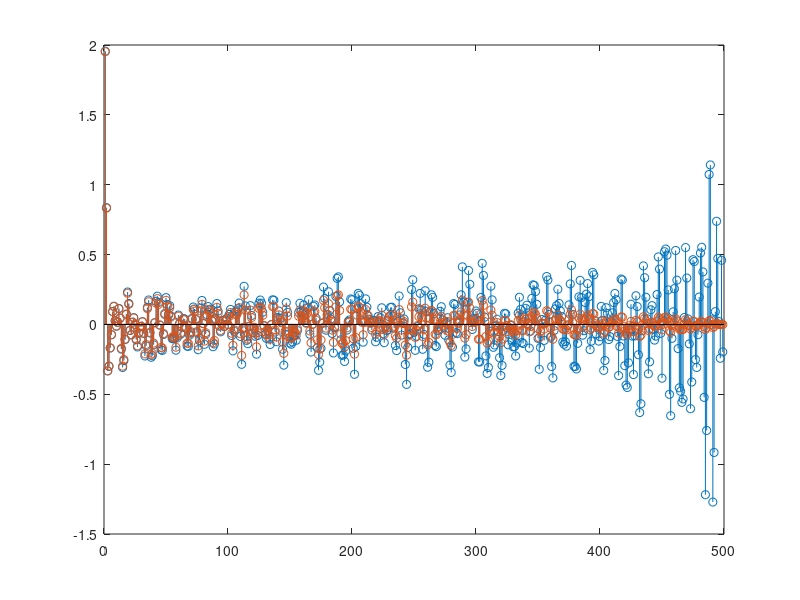

Recreate this plot in MATLAB.
clc
clear all
close all


randn(1);
h = 500;
U = randn(1);
Uold = randn(1);

for k = 1:10
  for n = 1:h 
    x(k,n) = U + Uold;
    Uold = U;
    U = randn(1);
  end


for n = 1:h 
    y(k,n) = U - Uold;
    Uold = U;
    U = randn(1);
end
end

for s = 1:k
%%biased
for n = 1:h-1
    g = 0;
    for l = 1:h-n
        g = x(s,l)*x(s,l+n-1)+g;
    end    
acfx(s,n) = 1/h*g;
end


%%unbiased
for n = 1:h-1
    g = 0;
    for l = 1:h-n
        g = x(s,l)*x(s,l+n-1)+g;
    end    
acfx1(s,n) = (1/(h-n))*g;
end
end

acfxres = sum((1/k)*(acfx));
acfx1res = sum((1/k)*(acfx1));





stem(acfx1(1,:));
hold on
stem(acfx(1,:))
figure;
return
autocorr(x);
autocorr(y);
return
plot(abs(fft(x)));
plot(abs(fft(y)));



